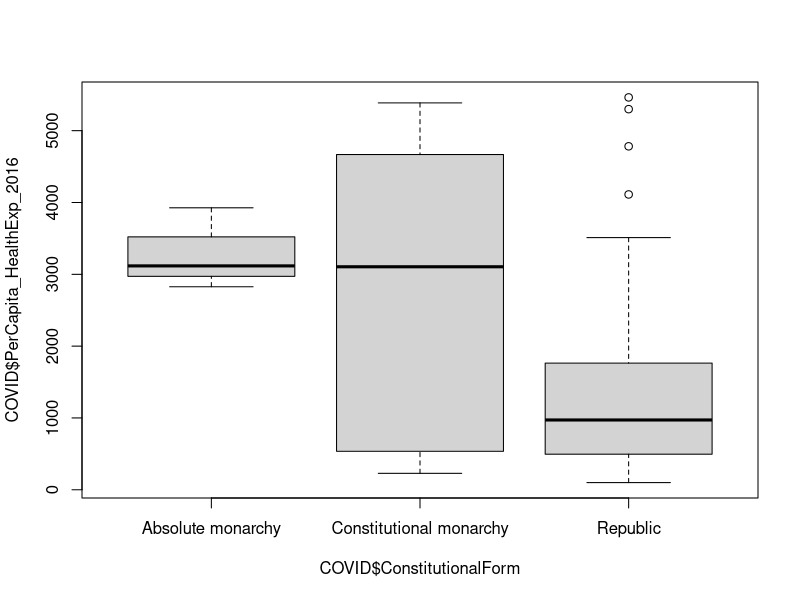
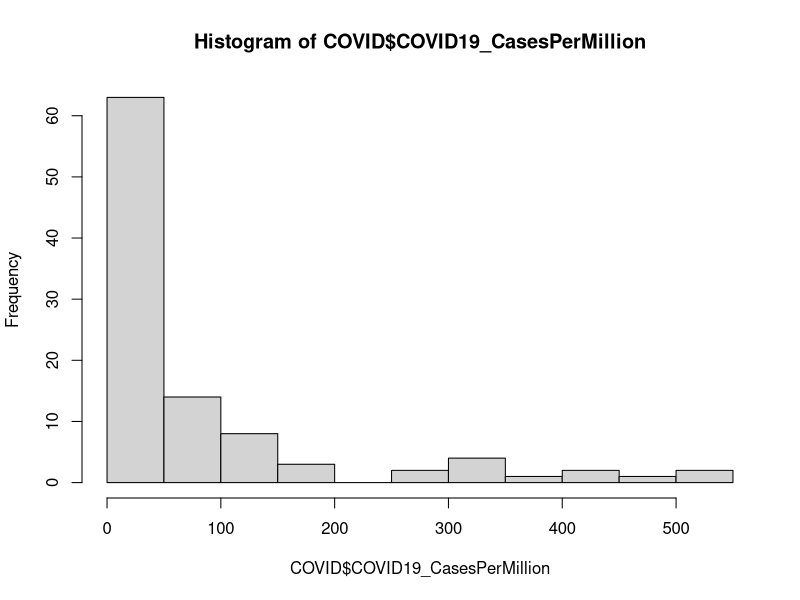
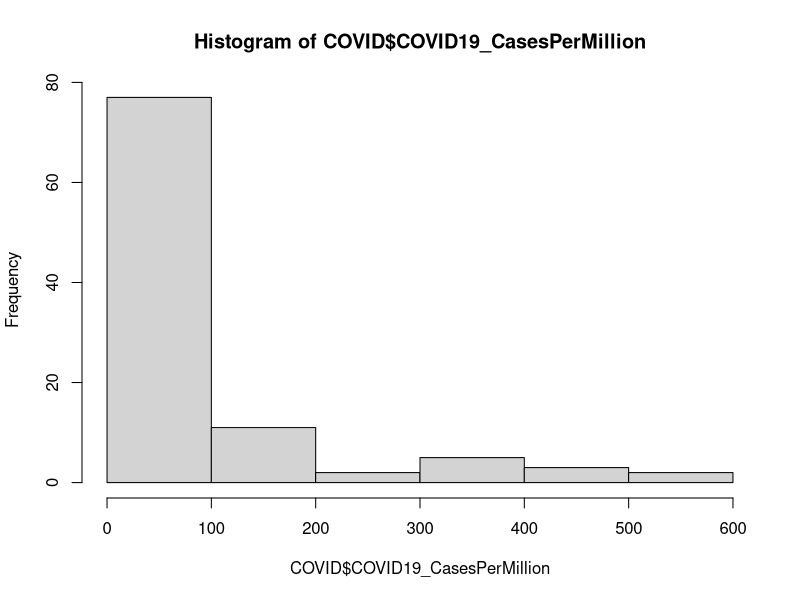
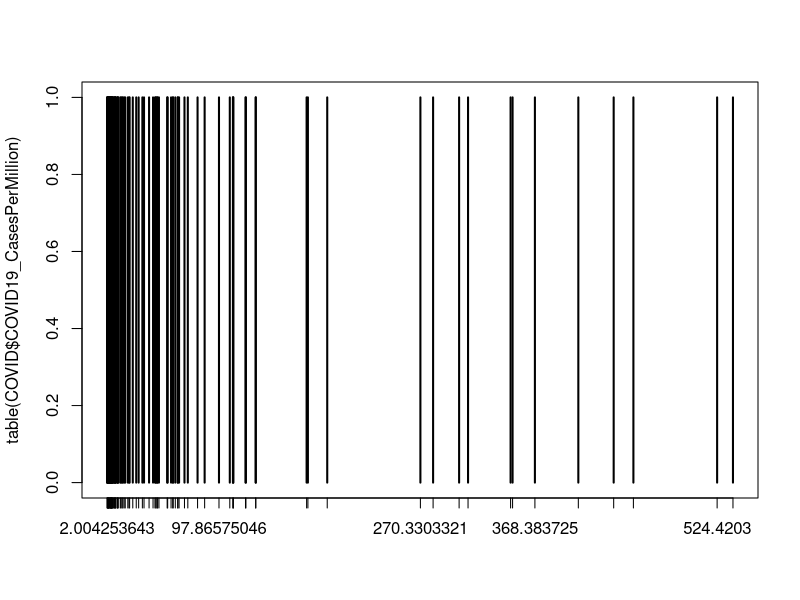
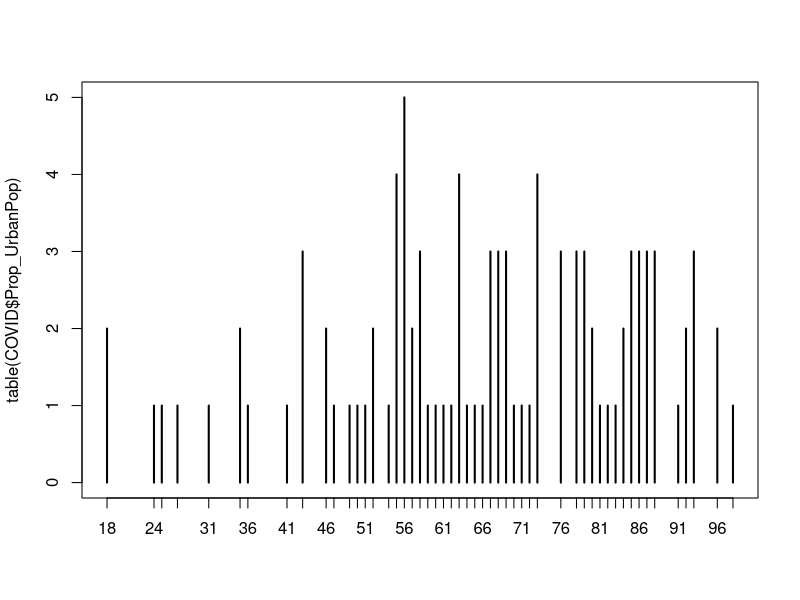
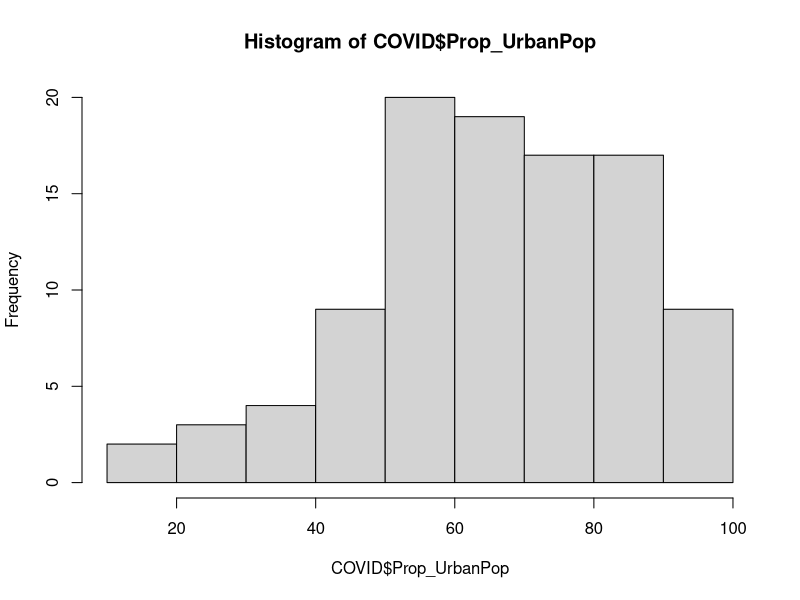
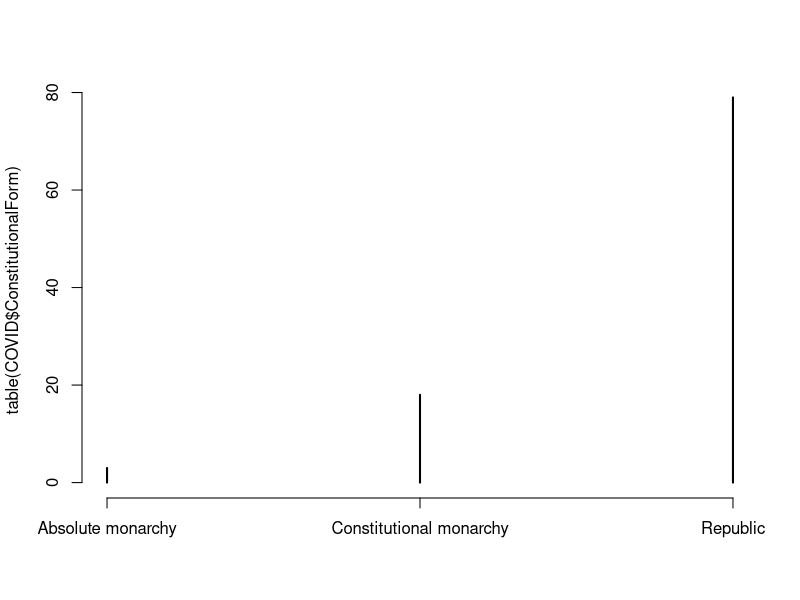
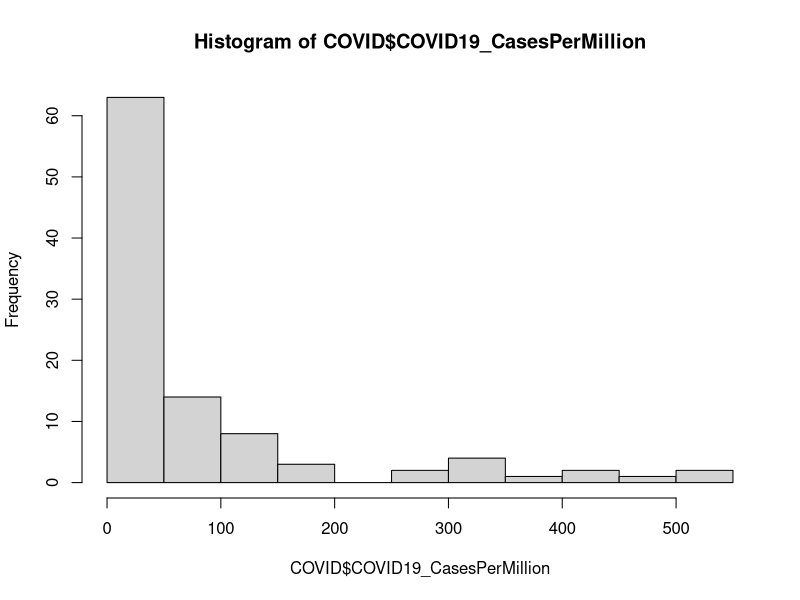

Generate these figures, in order, with R:
## ---- chunk 1
knitr::opts_chunk$set(echo = TRUE)
## ---- chunk 2
library(tidyverse)
## ---- chunk 3
sin(cos(pi))
## ---- chunk 4
pi %>% cos %>% sin
## ---- chunk 5
COVID <- read.csv("COVID_0326.csv")
str(COVID)
## ---- chunk 6
COVID %>% select(COVID19_CasesPerMillion)
## ---- chunk 7
COVID$COVID19_CasesPerMillion
## ---- chunk 8
SelectedCols <- COVID %>% select(Country, COVID19_CasesPerMillion, Prop_UrbanPop)
SelectedCols
## ---- chunk 9
COVID %>% select(1, 7, 4)
## ---- chunk 10
COVID %>% select(2:7)
## ---- chunk 11
COVID %>% slice(42)
## ---- chunk 12
COVID %>% slice(22, 32, 42)
## ---- chunk 13
COVID %>% slice(32:42)
## ---- chunk 14
COVID %>% select(7) %>% slice(42)
## ---- chunk 15
as.numeric(COVID %>% select(7) %>% slice(42))
## ---- chunk 16
selected_text <- COVID %>% select(8) %>% slice(42)
selected_text
as.character(selected_text)
## ---- chunk 17
COVID %>% filter(COVID19_CasesPerMillion > 100) %>% select(Country, COVID19_CasesPerMillion)
## ---- chunk 18
COVID %>%
  filter(COVID19_CasesPerMillion > 100 &
           Prop_UrbanPop <= 60) %>%
  select(Country, COVID19_CasesPerMillion, Prop_UrbanPop)
## ---- chunk 19
# first, take a look at the unique values of the ConstitutionalForm variable
unique(COVID$ConstitutionalForm)
# we can see from the results that the proper filter condition is "Absolute monarchy"

COVID %>%
  filter(ConstitutionalForm == "Absolute monarchy" |
           Prop_UrbanPop <= 35) %>%
  select(Country, COVID19_CasesPerMillion, Prop_UrbanPop)
## ---- chunk 20
COVID %>%
  filter(Country %in% c("Belgium", "Hungary", "Croatia")) %>%
  select(Country, COVID19_CasesPerMillion, PopDens)
## ---- chunk 21
NotRep <- COVID %>%
  filter(ConstitutionalForm != "Republic") %>%
  select(Country, COVID19_CasesPerMillion, ConstitutionalForm)
head(NotRep, n=4)
## ---- chunk 22
COVID %>%
  filter(!(ConstitutionalForm %in% c("Absolute monarchy", "Republic"))) %>%
  select(Country, ConstitutionalForm)
# Note that "!" is the symbol for negation generally
## ---- chunk 23
unique(COVID$ConstitutionalForm)
## ---- chunk 24
COVID %>%
  filter(ConstitutionalForm == "Constitutional monarchy") %>%
  select(Country, ConstitutionalForm)
## ---- chunk 25
ConstFormVector <- unique(COVID$ConstitutionalForm)
ConstFormVector # 2nd elemetnis what we want
TargetConstForm <- ConstFormVector[2]

COVID %>%
  filter(ConstitutionalForm == TargetConstForm) %>%
  select(Country, ConstitutionalForm)
## ---- chunk 26

x <- data.frame("Symbol" = c("<", ">", "==", "!=","<=", ">=", "&", "|", "%in%", "!"),
                "Meaning" = c("Less","Greater", "Equal", "Not Equal","Maximum", "Minimum",
                               "AND", "OR", "CONTAINS", "NEGATION"))

knitr::kable(
  x, align = "cc"
)
## ---- chunk 27
COVID <- COVID %>%
  mutate(Area = (Pop/PopDens)*100)

COVID %>% select(Country, Area)
## ---- chunk 28
library(stringr)
## ---- chunk 29
COVID <- COVID %>% mutate_at(c("ConstitutionalForm"), funs(str_replace(.,TargetConstForm, "Constitutional monarchy")))

# Let's try the filter again by simply typing "Constitutional monarchy"
COVID %>%
  filter(ConstitutionalForm == "Constitutional monarchy") %>%
  select(Country, ConstitutionalForm)
## ---- chunk 30
COVID %>%
  group_by(ConstitutionalForm) %>%
  summarise(Frequency = n(),
            Mean_COVID_Cases_per_Million = mean(COVID19_CasesPerMillion),
            Median_COVID_Cases_per_Million = median(COVID19_CasesPerMillion))
## ---- chunk 31
COVID %>%
  group_by(ConstitutionalForm) %>%
  summarise(Frequency = n(),
            Mean_COVID_Cases_per_Million = mean(COVID19_CasesPerMillion),
            Median_COVID_Cases_per_Million = median(COVID19_CasesPerMillion),
            Mean_Median_Diff = Mean_COVID_Cases_per_Million-Median_COVID_Cases_per_Million) %>%
  arrange(desc(Mean_Median_Diff))
## ---- chunk 32
COVID %>%
  group_by(ConstitutionalForm, HeadOfState) %>%
  summarise(Frequency = n(),
            Median_COVID_Cases_per_Million = median(COVID19_CasesPerMillion),
            Median_Prop_UrbanPop = median(Prop_UrbanPop))
## ---- chunk 33
COVID %>%
  group_by(ConstitutionalForm, HeadOfState) %>%
  summarise(Frequency = n(),
            Median_COVID_Cases_per_Million = median(COVID19_CasesPerMillion),
            Median_Prop_UrbanPop = median(Prop_UrbanPop),
            Median_HealthExp = median(PerCapita_HealthExp_2016))
## ---- chunk 34
COVID %>% select(ConstitutionalForm, Prop_UrbanPop,
                 PerCapita_HealthExp_2016, COVID19_CasesPerMillion) %>% # select some specific columns to avoid overcrowded results
  split(.$ConstitutionalForm) %>%
  map(summary)
## ---- chunk 35
boxplot(COVID$PerCapita_HealthExp_2016 ~ COVID$ConstitutionalForm)
## ---- chunk 36
table(COVID$ConstitutionalForm)
## ---- chunk 37
table(COVID$COVID19_CasesPerMillion)
## ---- chunk 38
library(RcmdrMisc)
## ---- chunk 39
binnedCounts(COVID$COVID19_CasesPerMillion)
## ---- chunk 40
(max(COVID$COVID19_CasesPerMillion)-min(COVID$COVID19_CasesPerMillion))/sqrt(nrow(COVID))
## ---- chunk 41
binnedCounts(COVID$COVID19_CasesPerMillion, breaks = 6)
## ---- chunk 42
binnedCounts(COVID$COVID19_CasesPerMillion)
## ---- chunk 43
freq_table <- as.data.frame(binnedCounts(COVID$COVID19_CasesPerMillion))

# fix column name
colnames(freq_table) <- "Freq"

# get cumulative frequencies
freq_table$CumFreq <- cumsum(freq_table$Freq)

# see results
freq_table
## ---- chunk 44
# get simple relative frequencies
freq_table$RelFreq <- freq_table$Freq/sum(freq_table$Freq)

# get cumulative relative frequencies
freq_table$CumRelFreq <- cumsum(freq_table$RelFreq)

# see results
freq_table
## ---- chunk 45
hist(COVID$COVID19_CasesPerMillion)
## ---- chunk 46
hist(COVID$COVID19_CasesPerMillion, breaks = 6)
## ---- chunk 47
which.max(table(COVID$Prop_UrbanPop))
## ---- chunk 48
which.max(table(COVID$ConstitutionalForm))
## ---- chunk 49
plot(table(COVID$COVID19_CasesPerMillion))
## ---- chunk 50
plot(table(COVID$Prop_UrbanPop))
## ---- chunk 51
hist(COVID$Prop_UrbanPop)
## ---- chunk 52
plot(table(COVID$ConstitutionalForm))
## ---- chunk 53
hist(COVID$COVID19_CasesPerMillion)
## ---- chunk 54
median(COVID$COVID19_CasesPerMillion)
mean(COVID$COVID19_CasesPerMillion)
## ---- chunk 55
hist(COVID$Prop_UrbanPop)
median(COVID$Prop_UrbanPop)
mean(COVID$Prop_UrbanPop)
## ---- chunk 56
# K1(Prop_UrbanPop)
quantile(COVID$Prop_UrbanPop, probs = 0.2)

# K4(COVID19_CasesPerMillion)
quantile(COVID$COVID19_CasesPerMillion, probs = 0.8)
## ---- chunk 57
quantile(COVID$PerCapita_HealthExp_2016, probs = c(0.2,0.4,0.6,0.8))
## ---- chunk 58
library(readxl)
Invest <- read_excel("PolishInvestments.xlsx")
str(Invest)
## ---- chunk 59
mean(Invest$StockFund)
mean(Invest$BondFund)
## ---- chunk 60
summary(Invest)
## ---- chunk 61
n <- nrow(Invest)
mean_stocks <- mean(Invest$StockFund)
sum(Invest$StockFund - mean_stocks) / n
## ---- chunk 62
# Stocks
mean_stocks <- mean(Invest$StockFund)
sqrt(sum((Invest$StockFund - mean_stocks)^2) / n)

# Bonds
mean_bonds <- mean(Invest$BondFund)
sqrt(sum((Invest$BondFund - mean_bonds)^2) / n)
## ---- chunk 63
# Stocks: R version for standard deviation manually
mean_stocks <- mean(Invest$StockFund)
sqrt(sum((Invest$StockFund - mean_stocks)^2) / (n-1))

# Stocks: bulit-in R function
sd(Invest$StockFund)
## ---- chunk 64
# Stocks: Relative SD
sd(Invest$StockFund)/mean(Invest$StockFund)

# Bonds: Relative SD
sd(Invest$BondFund)/mean(Invest$BondFund)
## ---- chunk 65
# add a constant of 1 --> effects on sd and mean
mean(Invest$StockFund)
sd(Invest$StockFund)

mean(Invest$StockFund+1)
sd(Invest$StockFund+1)

# Stocks: Relative SD
sd(Invest$StockFund+1)/mean(Invest$StockFund+1)

# Bonds: Relative SD
sd(Invest$BondFund+1)/mean(Invest$BondFund+1)
